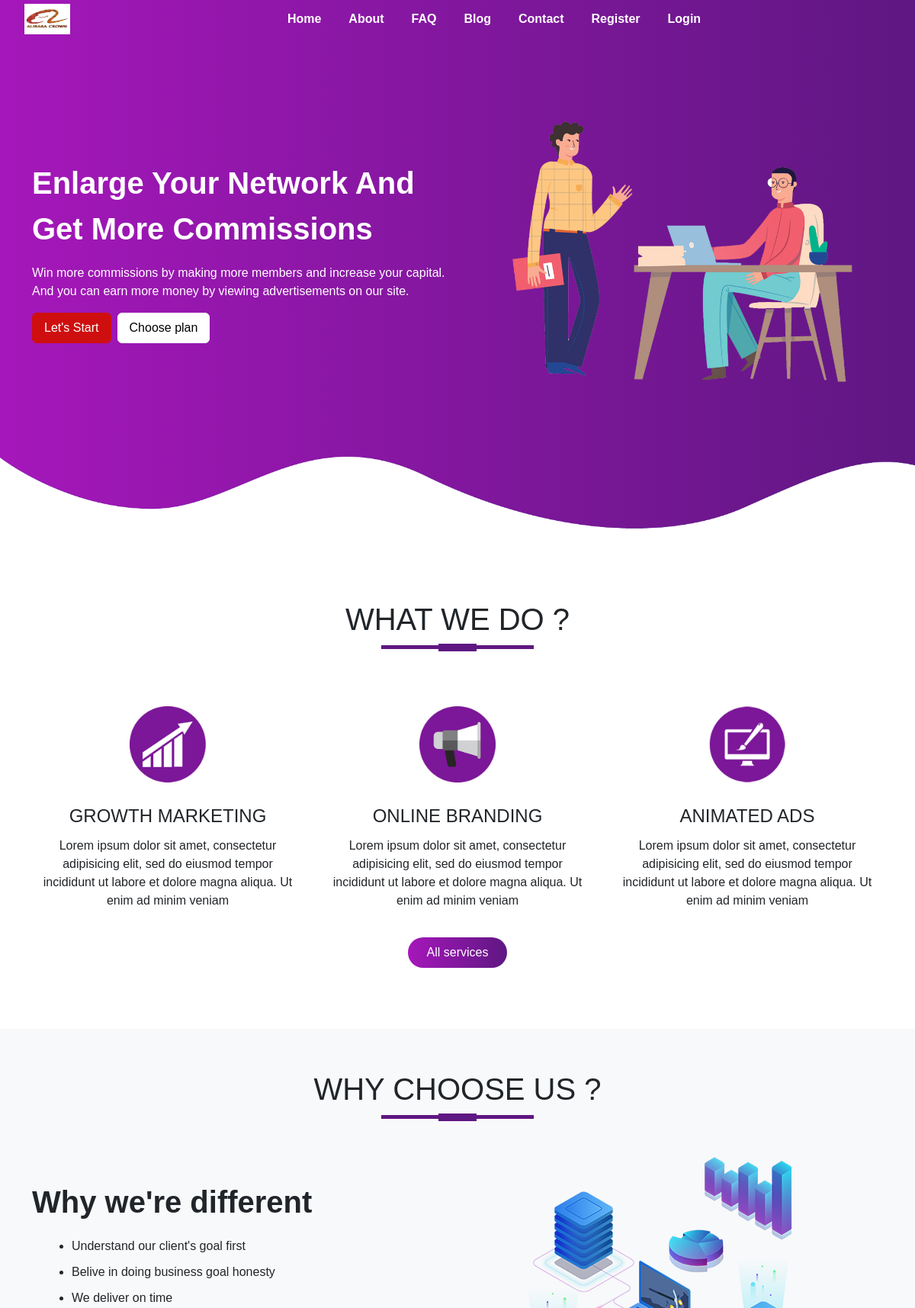
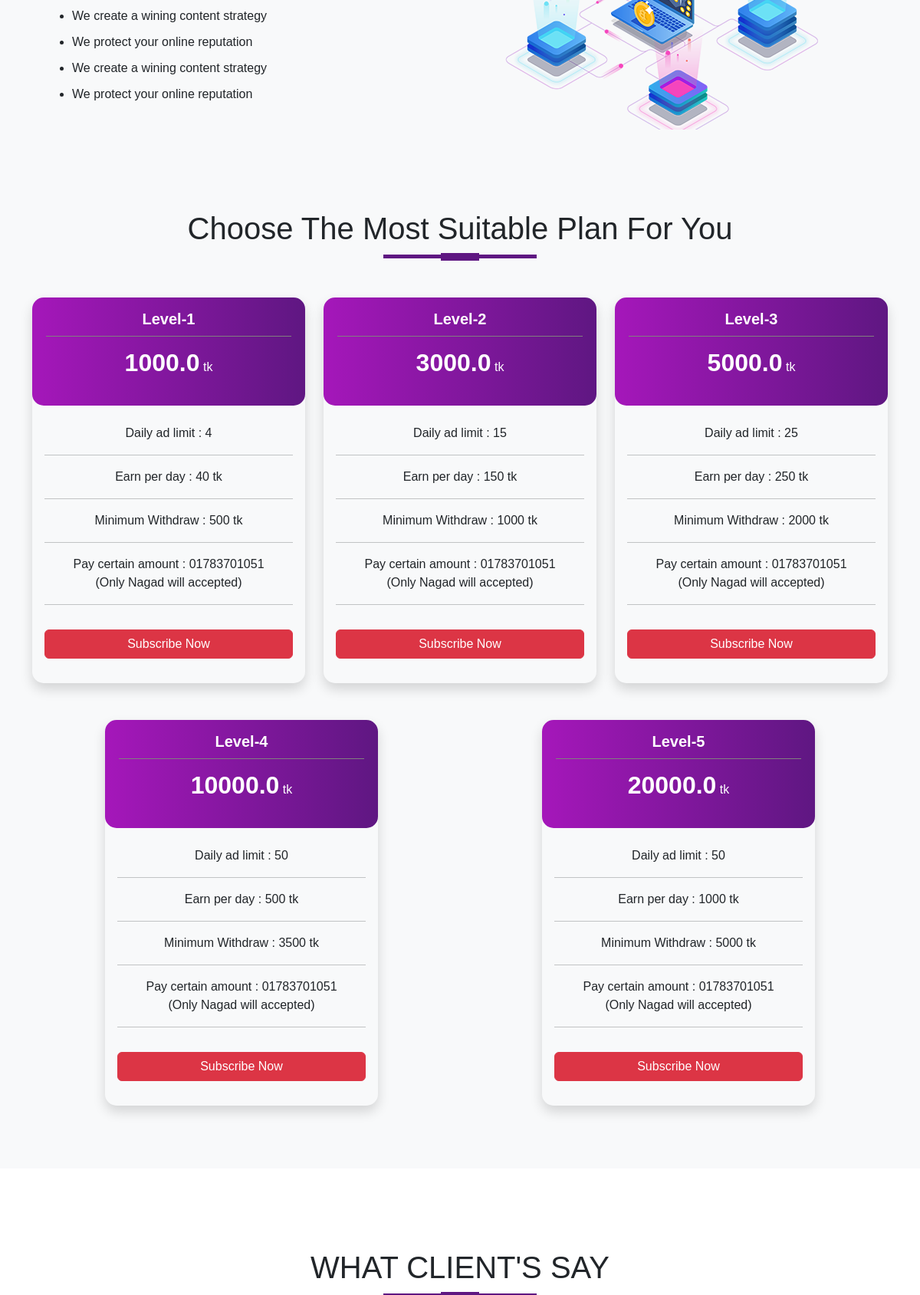
The page / (upper part) on the database its author committed (2 pictures, top to bottom).
### pricing/models.py (models this page shows, shortened)
class Pricing(models.Model):
    plan_name = models.CharField(max_length=255)
    amount = models.FloatField()
    earn_per_day = models.IntegerField()
    minimum_withdraw = models.IntegerField()
    ad_limit = models.IntegerField(blank=True, null=True)
    slug = AutoSlugField(populate_from='plan_name', null=True, blank=True)
    created_at = models.DateTimeField(auto_now_add=True)
    updated_at = models.DateTimeField(auto_now=True)

### core/views.py (the view)
# urls.py: path('', views.index),
def index(request):
    all_pricing = Pricing.objects.all()
    context = {
        'all_pricing': all_pricing
    }
    return render(request, 'core/index.html', context)

### templates/core/index.html (shortened to what this page needs)
{% extends 'core/base.html' %}
{% load static %}
{% block content %}
    <section id="banner">
      <div class="container">
        <div class="row">
        <div class="col-md-6">
          <p class="promo-title">Enlarge Your Network And Get More Commissions</p>
          <p>Win more commissions by making more members and increase your capital. And you can earn more money by viewing advertisements on our site.</p>
          <div class="d-flex">
            <a href="{% url 'pricing' %}">
              <button type="button" class="btn btns start-btn">
                Let's Start
              </button>
            </a>
            <a href="{% url 'pricing' %}">
              <button type="button" class="btn btns choose-plan mx-2">
                Choose plan
              </button>
            </a>
          </div>
        </div>
        <div class="col-md-6" text-center>
          <img src="{% static 'images/home2.png' %}" class="img-fluid">
        </div>
      </div>
      </div>
      <img src="{% static 'images/wave1.png' %}" class="bottom-img">
    </section>
    <section id="services">
      <div class="container text-center">
        <h1 class="title">WHAT WE DO ?</h1>
        <div class="row text-center">
          <div class="col-md-4 services">
          <img src="{% static 'images/service1.png' %}" class="service-img">
          <h4>Growth Marketing</h4>
          <p>Lorem ipsum dolor sit amet, consectetur adipisicing elit, sed do eiusmod
          tempor incididunt ut labore et dolore magna aliqua. Ut enim ad minim veniam</p>
        </div>
        <div class="col-md-4 services">
          <img src="{% static 'images/service2.png' %}" class="service-img">
          <h4>Online Branding</h4>
          <p>Lorem ipsum dolor sit amet, consectetur adipisicing elit, sed do eiusmod
          tempor incididunt ut labore et dolore magna aliqua. Ut enim ad minim veniam</p>
        </div>
        <div class="col-md-4 services">
          <img src="{% static 'images/service3.png' %}" class="service-img">
          <h4>Animated Ads</h4>
          <p>Lorem ipsum dolor sit amet, consectetur adipisicing elit, sed do eiusmod
          tempor incididunt ut labore et dolore magna aliqua. Ut enim ad minim veniam</p>
        </div>
        </div>
        <button type="button" class="btn btn-primary">All services</button>
      </div>
    </section>
    <section id="about-us">
      <div class="container">
        <h1 class="title text-center">WHY CHOOSE US ?</h1>
          <div class="row">
            <div class="col-md-6 about-us">
              <p class="about-title">Why we're different</p>
              <ul>
                <li>Understand our client's goal first</li>
                <li>Belive in doing business goal honesty</li>
                <li>We deliver on time</li>
                <li>We create a wining content strategy</li>
                <li>We protect your online reputation</li>
                <li>We create a wining content strategy</li>
                <li>We protect your online reputation</li>
              </ul>
            </div>
            <div class="col-md-6">
              <img src="{% static 'images/network.png' %}" class="img-fluid">
            </div>
          </div>
      </div>
    </section>
    {% if not request.user.is_subscribed %}
    <section id="about-us">
      <div class="container">
        <h1 class="title text-center">Choose The Most Suitable Plan For You</h1>
          <div class="row">
            {% for pricing in all_pricing %}
            <div class="col-lg-4 col-md-6 mx-auto mb-3">
              <div class="plan my-3 text-center shadow">
                <div class="plan-header mb-2 py-3">
                  <h5 class="fw-bold">{{ pricing.plan_name }}</h5>
                  <div class="separator"></div>
                  <p><span class="amount fw-bold">{{ pricing.amount }}</span> tk</p>
                </div>
                <div class="plan-body p-3">
                  <p>Daily ad limit : {{ pricing.ad_limit }}</p>
                  <hr>
                  <p>Earn per day : {{ pricing.earn_per_day }} tk</p>
                  <hr>
                  <p>Minimum Withdraw : {{ pricing.minimum_withdraw }} tk</p>
                  <hr>
                  <p>Pay certain amount : 01783701051 <br> (Only Nagad will accepted)</p>
                  <hr>
                  <a class="btn btn-danger w-100 my-3" href="{% url 'get_plan' pricing.slug %}">Subscribe Now</a>
                </div>
              </div>
            </div>
            {% endfor %}
          </div>
      </div>
    </section>
    {% endif %}
    <section id="testimonials">
      <div class="container">
        <h1 class="title text-center">WHAT CLIENT'S SAY</h1>
      </div>
    </section>
    {% endblock content %}

### static/css/style.css (style rules this page uses)
* { padding: 0; margin: 0; }
body { font-family: sans-serif; }
#banner { background-image: linear-gradient(to right, #a517ba, #5f1782); color: #fff; padding-top: 5%; }
.promo-title { font-size: 40px; font-weight: 600; margin-top: 100px; }
#banner a { color: #fff; text-decoration: none; }
.bottom-img { width: 100%; }
#services { padding: 80px 0; }
.service-img { width: 100px; margin-top: 20px; }
.services { padding: 20px; }
.services h4 { padding: 5px; margin-top: 25px; text-transform: uppercase; }
.title::before { content: ''; height: 5px; width: 200px; background: #5f1782; margin-left: auto; margin-right: auto; transform: translateY(63px); display: block; }
.title::after { content: ''; height: 10px; width: 50px; background: #5f1782; margin-left: auto; margin-right: auto; transform: translateY(8px); display: block; margin-bottom: 40px; }
#services .btn-primary { box-shadow: none; padding: 8px 25px; border: none; border-radius: 20px; background-image: linear-gradient(to right, #a517ba, #5f1782); }
#about-us { background: #f8f9fa; padding-top: 50px; padding-bottom: 50px; }
.about-title { font-size: 40px; font-weight: 600; margin-top: 8%; }
#about-us ul { margin-left: 20px; }
#about-us ul li { margin: 10px 0; }
#testimonials { margin: 100px 0; }
hr { background-color: #fff; }
.btns { border: 1px solid rgb(207, 15, 15); padding: 7px 15px; background: rgb(207, 15, 15); transition: .45s; color: #fff; }
.choose-plan { border: 1px solid #fff; background: #fff; color: black; }
.plan { border-radius: 15px; }
.separator { width: 90%; height: 1px; background: rgb(129, 127, 127); margin: 10px auto; }
.plan-header { border-radius: 15px; background-image: linear-gradient(to right, #a517ba, #5f1782); color: white; }
.amount { font-size: 32px; }

### rows shown on the page
Pricing: plan_name "Level-1", amount "1000.0", ad_limit "4", earn_per_day "40", minimum_withdraw "500"
Pricing: plan_name "Level-2", amount "3000.0", ad_limit "15", earn_per_day "150", minimum_withdraw "1000"
Pricing: plan_name "Level-3", amount "5000.0", ad_limit "25", earn_per_day "250", minimum_withdraw "2000"
Pricing: plan_name "Level-4", amount "10000.0", ad_limit "50", earn_per_day "500", minimum_withdraw "3500"
Pricing: plan_name "Level-5", amount "20000.0", ad_limit "50", earn_per_day "1000", minimum_withdraw "5000"
